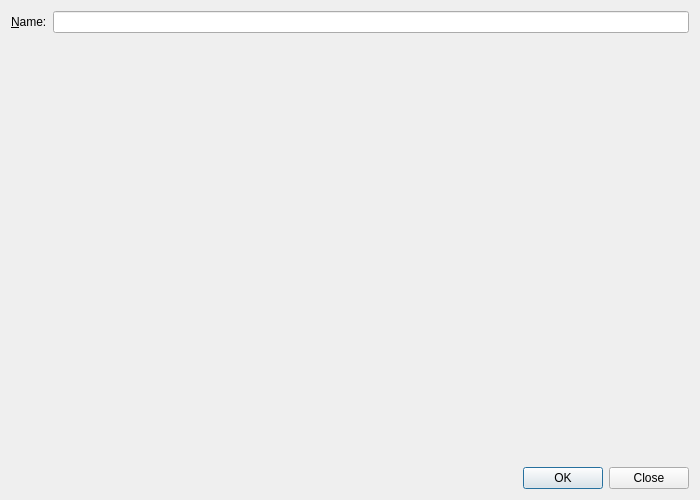
<?xml version="1.0" encoding="UTF-8"?>
<ui version="4.0">
 <class>SqlObjectDialog</class>
 <widget class="QDialog" name="SqlObjectDialog">
  <property name="geometry">
   <rect>
    <x>0</x>
    <y>0</y>
    <width>700</width>
    <height>500</height>
   </rect>
  </property>
  <layout class="QVBoxLayout" name="layout">
   <item>
    <layout class="QFormLayout" name="form">
     <item row="0" column="0">
      <widget class="QLabel" name="nameLabel">
       <property name="text">
        <string>&amp;Name:</string>
       </property>
       <property name="buddy">
        <cstring>name</cstring>
       </property>
      </widget>
     </item>
     <item row="0" column="1">
      <widget class="QLineEdit" name="name"/>
     </item>
    </layout>
   </item>
   <item>
    <widget class="QLabel" name="hint">
     <property name="wordWrap">
      <bool>true</bool>
     </property>
    </widget>
   </item>
   <item>
    <widget class="sqliteman::SqlEditor" name="sql" native="true"/>
   </item>
   <item>
    <widget class="QLabel" name="status">
     <property name="wordWrap">
      <bool>true</bool>
     </property>
     <property name="textFormat">
      <enum>Qt::TextFormat::PlainText</enum>
     </property>
     <property name="textInteractionFlags">
      <set>Qt::TextInteractionFlag::TextSelectableByMouse</set>
     </property>
    </widget>
   </item>
   <item>
    <widget class="QDialogButtonBox" name="buttons">
     <property name="standardButtons">
      <set>QDialogButtonBox::StandardButton::Close|QDialogButtonBox::StandardButton::Ok</set>
     </property>
    </widget>
   </item>
  </layout>
 </widget>
 <customwidgets>
  <customwidget>
   <class>sqliteman::SqlEditor</class>
   <extends>QWidget</extends>
   <header>SqlEditor.h</header>
  </customwidget>
 </customwidgets>
 <resources/>
 <connections/>
</ui>
